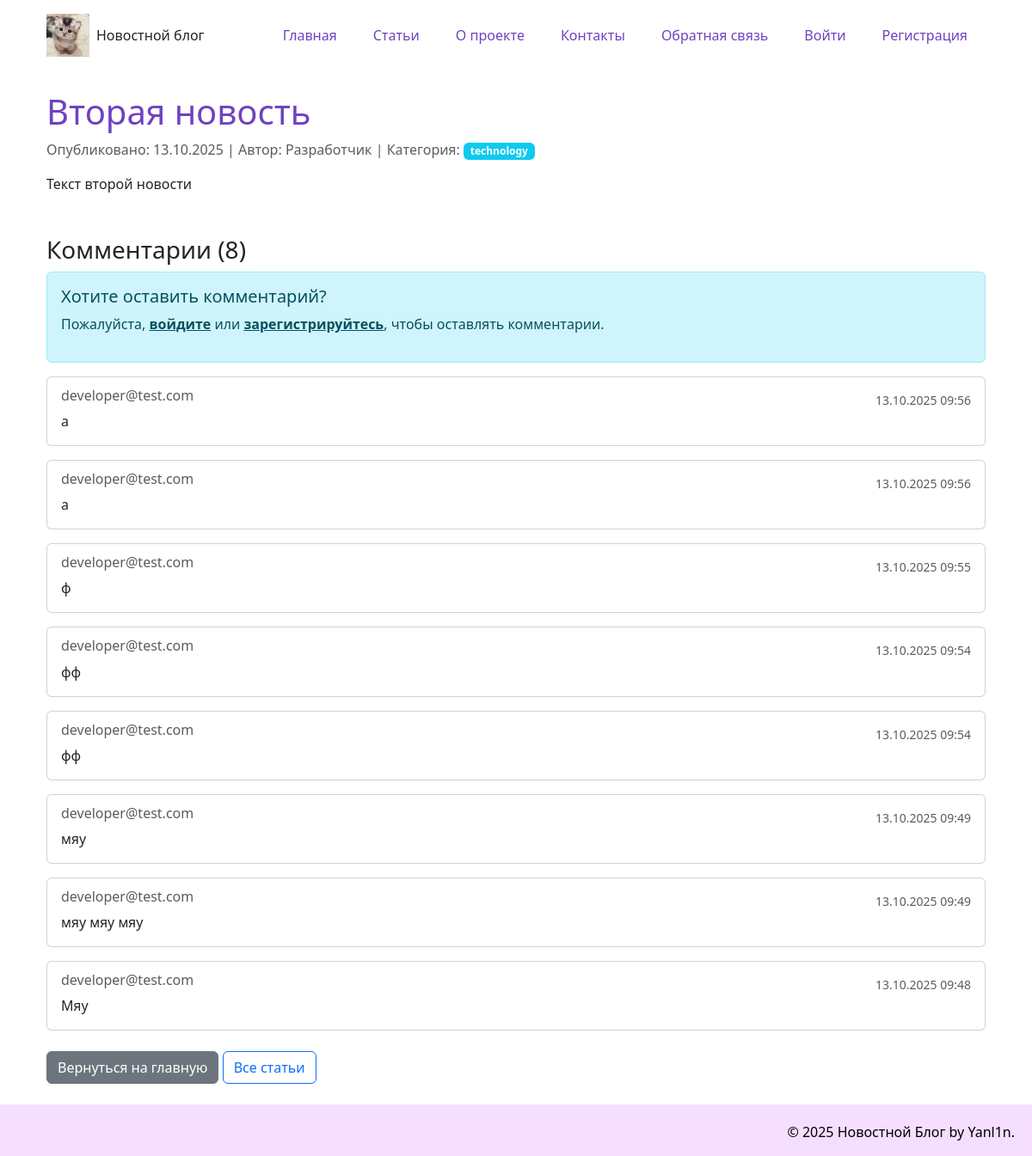
Page /news/2 on the earlier database version.
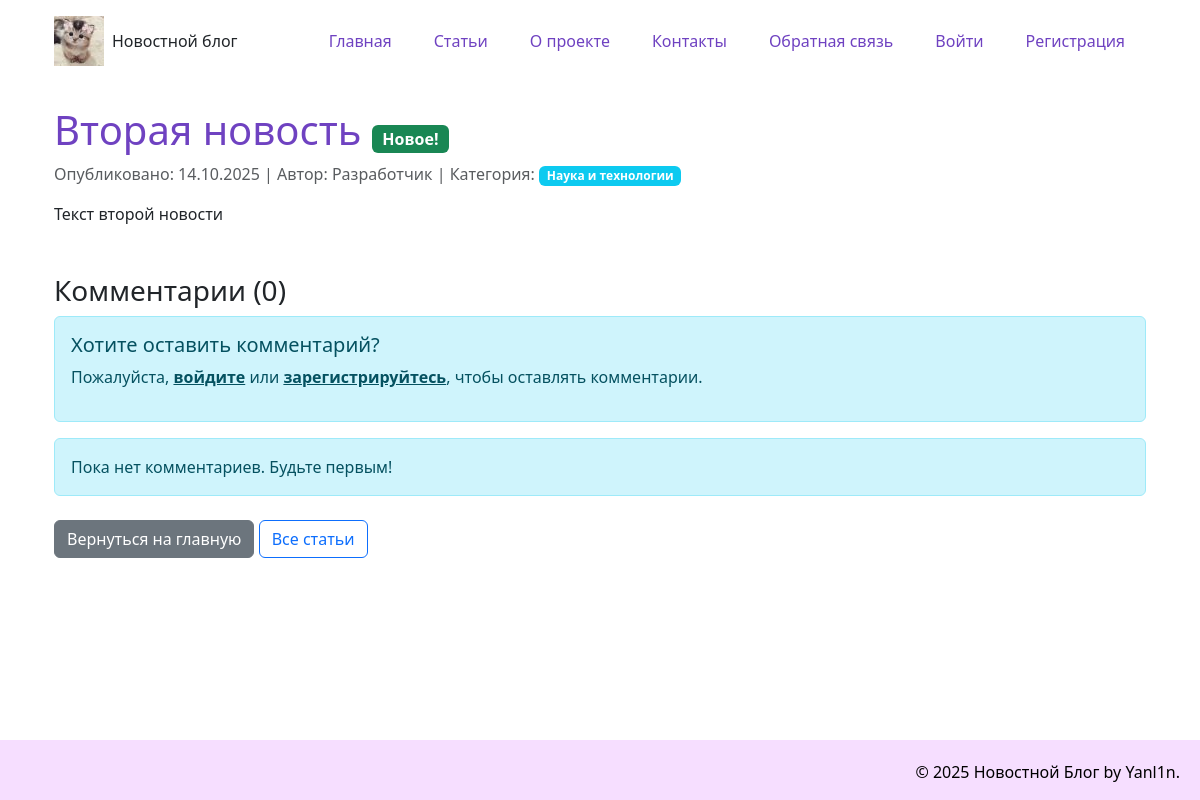
Same page on the later database version.
### models.py (models this page shows)
class Article(data_base.Model):
    __tablename__= "article"
    id = data_base.Column(data_base.Integer, primary_key = True)
    title = data_base.Column(data_base.String(200), nullable=False)
    text = data_base.Column(data_base.Text, nullable=False)
    date = data_base.Column(data_base.DateTime, default=datetime.utcnow)
    user_id = data_base.Column(data_base.Integer, data_base.ForeignKey('user.id'), nullable=False)
    category = data_base.Column(data_base.String(50), default='Общая')
    comment = data_base.relation('Comment', backref='article', lazy='dynamic')

class Comment(data_base.Model):
    __tablename__="comment"
    id = data_base.Column(data_base.Integer, primary_key = True)
    text = data_base.Column(data_base.Text, nullable=False)
    date = data_base.Column(data_base.DateTime, default=datetime.utcnow)
    article_id = data_base.Column(data_base.Integer, data_base.ForeignKey('article.id'), nullable=False)
    author_name = data_base.Column(data_base.String(100), nullable=False)

### app.py (the view, shortened to what this page needs)
@app.route('/news/<int:id>', methods=['GET', 'POST'])
def news_article(id):
    article = Article.query.get_or_404(id)
    comments = Comment.query.filter_by(article_id=id).order_by(Comment.date.desc()).all()
    return render_template('article.html', article=article, current_date=date.today(), comments=comments)

### templates/article.html (shortened to what this page needs)
{% extends "base.html" %}
{% block content %}
<article>
    <header>
         <h1>
            {{article.title}}
            {% if article.date.date() == current_date %}
            <span class="badge bg-success fs-6">Новое!</span>
            {% endif %}
        </h1>
        <p class="text-muted">
            Опубликовано: {{ article.date.strftime('%d.%m.%Y')}} |
            Автор: {{ article.author.name }} |
            Категория: <span class="badge bg-info">{{ article.category}}</span>
        </p>
    </header>
    <div class="article-content">
        {{ article.text|safe }}
    </div>
    <div class="mt-5">
        <h3>Комментарии ({{ comments|length }})</h3>
        {% if current_user.is_authenticated %}
        <div class="card mb-4">
            <div class="card-body">
                <h5 class="card-title">Добавить комментарий</h5>
                <p class="text-muted">Вы вошли как: {{ current_user.email }}</p>
                <form method="POST">
                    <div class="mb-3">
                        <label for="comment_text" class="form-label">Комментарий *</label>
                        <textarea class="form-control" id="comment_text" name="comment_text" rows="3" required
                                  placeholder="Введите ваш комментарий..."></textarea>
                    </div>
                    <button type="submit" class="btn btn-primary">Отправить комментарий</button>
                </form>
            </div>
        </div>
        {% else %}
        <div class="alert alert-info">
            <h5>Хотите оставить комментарий?</h5>
            <p>Пожалуйста, <a href="{{ url_for('login_page', next=request.url) }}" class="alert-link">войдите</a> или
               <a href="{{ url_for('register') }}" class="alert-link">зарегистрируйтесь</a>, чтобы оставлять комментарии.</p>
        </div>
        {% endif %}
        {% for comment in comments %}
        <div class="card mb-3">
            <div class="card-body">
                <div class="d-flex justify-content-between align-items-start">
                    <div>
                        <h6 class="card-subtitle mb-2 text-muted">{{ comment.author_name }}</h6>
                        <p class="card-text mb-0">{{ comment.text }}</p>
                    </div>
                    <small class="text-muted">{{ comment.date.strftime('%d.%m.%Y %H:%M') }}</small>
                </div>
            </div>
        </div>
        {% else %}
        <div class="alert alert-info">
            Пока нет комментариев. Будьте первым!
        </div>
        {% endfor %}
    </div>
    <div class="mt-4 mb-4 d-flex justify-content-between align-items-center">
    <div>
        <a href="{{ url_for('index') }}" class="btn btn-secondary">Вернуться на главную</a>
        <a href="{{ url_for('articles_list') }}" class="btn btn-outline-primary">Все статьи</a>
    </div>
</div>
</article>
{% endblock %}

Differences in the rows shown:
removed Comment: author_name "developer@test.com", text "a", date "13.10.2025 09:56"
removed Comment: author_name "developer@test.com", text "a", date "13.10.2025 09:56"
removed Comment: author_name "developer@test.com", text "ф", date "13.10.2025 09:55"
removed Comment: author_name "developer@test.com", text "фф", date "13.10.2025 09:54"
removed Comment: author_name "developer@test.com", text "фф", date "13.10.2025 09:54"
removed Comment: author_name "developer@test.com", text "мяу", date "13.10.2025 09:49"
removed Comment: author_name "developer@test.com", text "мяу мяу мяу", date "13.10.2025 09:49"
no longer on this page (row edited): Comment: author_name "developer@test.com", text "Мяу", date "13.10.2025 09:48"
changed Article "Вторая новость": date "13.10.2025" → "14.10.2025"; category "technology" → "Наука и технологии"
Other differences:
{{ comments|length }}: "8" → "0"
text now shown: "Новое! Пока нет комментариев. Будьте первым!"
